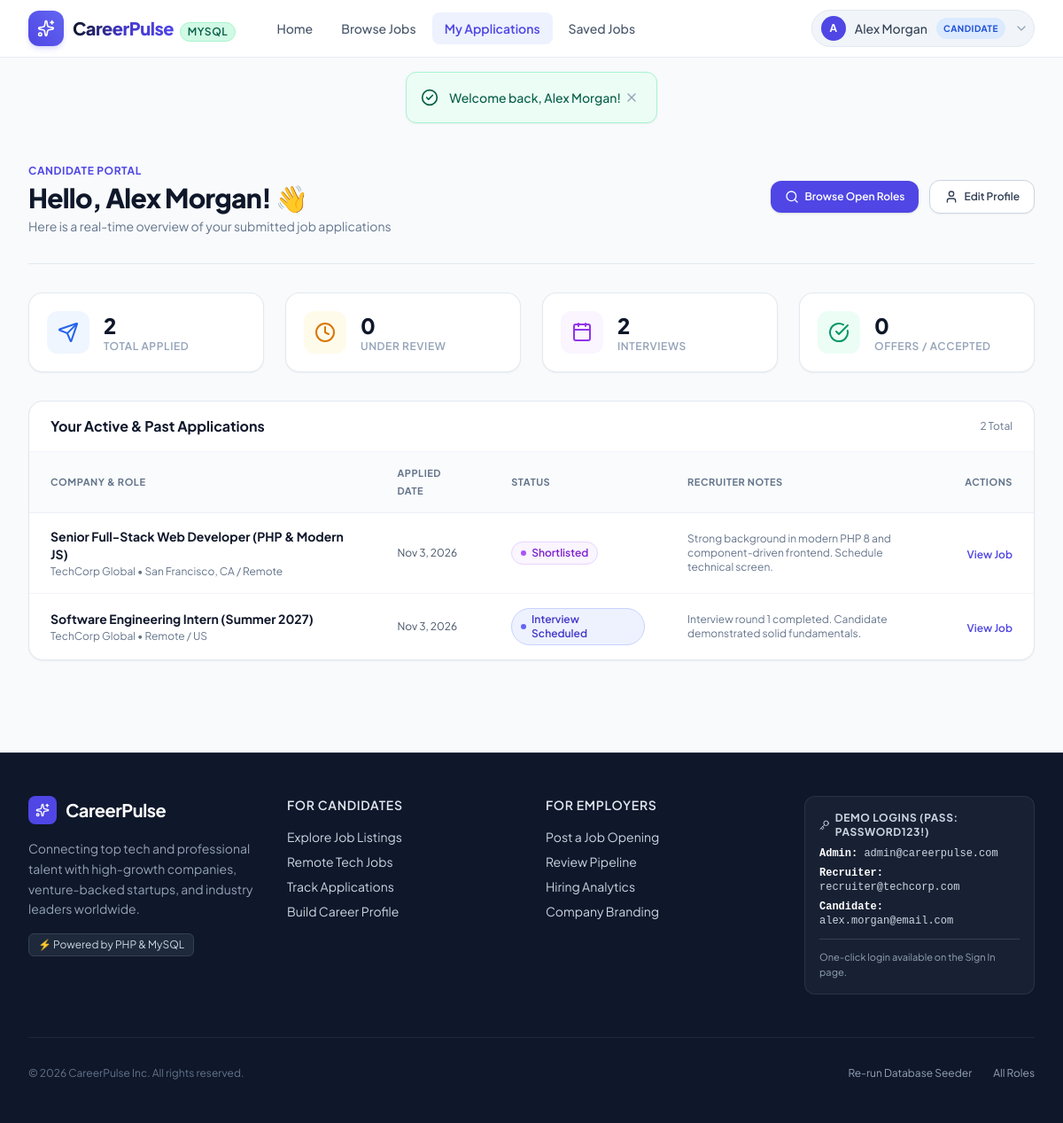
The app's page /candidate/dashboard.php (signed in) with its own data.
### tables this page shows
CREATE TABLE `users` (
    `id` INT AUTO_INCREMENT PRIMARY KEY,
    `name` VARCHAR(100) NOT NULL,
    `email` VARCHAR(150) NOT NULL UNIQUE,
    `password` VARCHAR(255) NOT NULL,
    `role` ENUM('candidate', 'employer', 'admin') DEFAULT 'candidate',
    `phone` VARCHAR(30) NULL,
    `avatar` VARCHAR(255) NULL,
    `created_at` TIMESTAMP DEFAULT CURRENT_TIMESTAMP,
    `updated_at` TIMESTAMP DEFAULT CURRENT_TIMESTAMP ON UPDATE CURRENT_TIMESTAMP
);

CREATE TABLE `applications` (
    `id` INT AUTO_INCREMENT PRIMARY KEY,
    `job_id` INT NOT NULL,
    `candidate_id` INT NOT NULL,
    `resume_path` VARCHAR(255) NOT NULL,
    `cover_note` TEXT NULL,
    `status` ENUM('pending', 'under_review', 'shortlisted', 'interview', 'accepted', 'rejected') DEFAULT 'pending',
    `employer_notes` TEXT NULL,
    `applied_at` TIMESTAMP DEFAULT CURRENT_TIMESTAMP,
    `updated_at` TIMESTAMP DEFAULT CURRENT_TIMESTAMP ON UPDATE CURRENT_TIMESTAMP,
    UNIQUE KEY `unique_user_job` (`job_id`, `candidate_id`),
    FOREIGN KEY (`job_id`) REFERENCES `jobs`(`id`) ON DELETE CASCADE,
    FOREIGN KEY (`candidate_id`) REFERENCES `users`(`id`) ON DELETE CASCADE
);

CREATE TABLE `jobs` (
    `id` INT AUTO_INCREMENT PRIMARY KEY,
    `employer_id` INT NOT NULL,
    `category_id` INT NOT NULL,
    `title` VARCHAR(200) NOT NULL,
    `slug` VARCHAR(220) NULL,
    `job_type` ENUM('full-time', 'part-time', 'contract', 'remote', 'internship') DEFAULT 'full-time',
    `experience_level` ENUM('entry', 'mid', 'senior', 'lead', 'executive') DEFAULT 'entry',
    `location` VARCHAR(150) NOT NULL,
    `is_remote` TINYINT(1) DEFAULT 0,
    `salary_min` INT NULL,
    `salary_max` INT NULL,
    `salary_currency` VARCHAR(10) DEFAULT 'USD',
    `description` MEDIUMTEXT NOT NULL,
    `requirements` MEDIUMTEXT NULL,
    `benefits` TEXT NULL,
    `status` ENUM('active', 'paused', 'closed') DEFAULT 'active',
    `is_featured` TINYINT(1) DEFAULT 0,
    `deadline` DATE NULL,
    `created_at` TIMESTAMP DEFAULT CURRENT_TIMESTAMP,
    `updated_at` TIMESTAMP DEFAULT CURRENT_TIMESTAMP ON UPDATE CURRENT_TIMESTAMP,
    FOREIGN KEY (`employer_id`) REFERENCES `users`(`id`) ON DELETE CASCADE,
    FOREIGN KEY (`category_id`) REFERENCES `categories`(`id`) ON DELETE RESTRICT
);

CREATE TABLE `employer_profiles` (
    `id` INT AUTO_INCREMENT PRIMARY KEY,
    `user_id` INT NOT NULL UNIQUE,
    `company_name` VARCHAR(150) NOT NULL,
    `industry` VARCHAR(100) NULL,
    `company_size` VARCHAR(50) NULL,
    `website` VARCHAR(255) NULL,
    `location` VARCHAR(150) NULL,
    `about` TEXT NULL,
    `logo_url` VARCHAR(255) NULL,
    `created_at` TIMESTAMP DEFAULT CURRENT_TIMESTAMP,
    FOREIGN KEY (`user_id`) REFERENCES `users`(`id`) ON DELETE CASCADE
);

### candidate/dashboard.php (the view, shortened to what the rows shown need)
<?php
require_once __DIR__ . '/../config/database.php';
require_once __DIR__ . '/../includes/helpers.php';
require_once __DIR__ . '/../includes/auth.php';
$user = requireAuth('candidate');
$applications = dbFetchAll("
    SELECT a.*, j.title as job_title, j.location as job_location, j.job_type, ep.company_name, c.name as category_name
    FROM applications a
    JOIN jobs j ON a.job_id = j.id
    JOIN categories c ON j.category_id = c.id
    LEFT JOIN employer_profiles ep ON ep.user_id = j.employer_id
    WHERE a.candidate_id = ?
    ORDER BY a.applied_at DESC
", [$user['id']]);
require_once __DIR__ . '/../includes/header.php';
?>
<div class="max-w-7xl mx-auto px-4 sm:px-6 lg:px-8 py-10">
    <div class="flex flex-col sm:flex-row sm:items-center justify-between gap-4 pb-8 border-b border-slate-200">
        <div>
            <span class="text-xs font-bold uppercase tracking-wider text-brand-600">Candidate Portal</span>
            <h1 class="text-2xl sm:text-3xl font-extrabold text-slate-900 tracking-tight mt-0.5">
                Hello, <?= e($user['name']) ?>! 👋
            </h1>
            <p class="text-sm text-slate-500 mt-1">Here is a real-time overview of your submitted job applications</p>
        </div>
    </div>
    <div class="bg-white rounded-2xl border border-slate-200 shadow-sm overflow-hidden">
        <div class="px-6 py-4 border-b border-slate-100 flex items-center justify-between">
            <h2 class="font-bold text-slate-900 text-base">Your Active &amp; Past Applications</h2>
        </div>
        <?php if (empty($applications)): ?>
            <div class="p-12 text-center">
                <div class="w-12 h-12 rounded-2xl bg-slate-100 text-slate-400 flex items-center justify-center mx-auto mb-3">
                    <i data-lucide="file-question" class="w-6 h-6"></i>
                </div>
                <h3 class="font-bold text-slate-800 text-base">No applications submitted yet</h3>
                <p class="text-xs text-slate-500 mt-1 mb-4">Start exploring exciting opportunities and apply with your resume.</p>
                <a href="<?= baseUrl('jobs.php') ?>" class="inline-flex items-center gap-1.5 px-4 py-2 bg-brand-600 text-white text-xs font-semibold rounded-lg shadow-sm">
                    Browse All Jobs
                </a>
            </div>
        <?php else: ?>
            <div class="overflow-x-auto">
                <table class="w-full text-left text-sm">
                    <thead class="bg-slate-50/80 text-[11px] uppercase tracking-wider text-slate-500 border-b border-slate-200/60 font-semibold">
                        <tr>
                            <th class="px-6 py-3.5">Company &amp; Role</th>
                            <th class="px-6 py-3.5">Applied Date</th>
                            <th class="px-6 py-3.5">Status</th>
                            <th class="px-6 py-3.5">Recruiter Notes</th>
                            <th class="px-6 py-3.5 text-right">Actions</th>
                        </tr>
                    </thead>
                    <tbody class="divide-y divide-slate-100">
                        <?php foreach ($applications as $app): ?>
                            <?php $badge = getStatusBadge($app['status']); ?>
                            <tr class="hover:bg-slate-50/60 transition">
                                <td class="px-6 py-4">
                                    <div class="font-bold text-slate-900">
                                        <a href="<?= baseUrl('job_details.php?id=' . $app['job_id']) ?>" class="hover:text-brand-600">
                                            <?= e($app['job_title']) ?>
                                        </a>
                                    </div>
                                    <div class="text-xs text-slate-500 mt-0.5">
                                        <?= e($app['company_name'] ?? 'Company') ?> &bull; <?= e($app['job_location']) ?>
                                    </div>
                                </td>
                                <td class="px-6 py-4 text-xs text-slate-600">
                                    <?= date('M j, Y', strtotime($app['applied_at'])) ?>
                                </td>
                                <td class="px-6 py-4">
                                    <span class="inline-flex items-center gap-1.5 px-2.5 py-1 rounded-full text-xs font-semibold border <?= $badge['bg'] ?>">
                                        <span class="w-1.5 h-1.5 rounded-full <?= $badge['dot'] ?>"></span>
                                        <?= $badge['label'] ?>
                                    </span>
                                </td>
                                <td class="px-6 py-4 text-xs text-slate-500 max-w-xs">
                                    <?= !empty($app['employer_notes']) ? e($app['employer_notes']) : '<span class="text-slate-400 italic">No notes yet</span>' ?>
                                </td>
                                <td class="px-6 py-4 text-right">
                                    <a href="<?= baseUrl('job_details.php?id=' . $app['job_id']) ?>" class="text-xs font-semibold text-brand-600 hover:text-brand-700 hover:underline">
                                        View Job
                                    </a>
                                </td>
                            </tr>
                        <?php endforeach; ?>
                    </tbody>
                </table>
            </div>
        <?php endif; ?>
    </div>
</div>
<?php require_once __DIR__ . '/../includes/footer.php'; ?>

### includes/header.php (shortened to what the rows shown need)
<?php
require_once __DIR__ . '/../config/database.php';
require_once __DIR__ . '/helpers.php';
require_once __DIR__ . '/auth.php';
$user = currentUser();
?>
<!DOCTYPE html>
<html lang="en" class="h-full bg-slate-50 text-slate-900 antialiased">
<head>
    <script src="https://cdn.tailwindcss.com"></script>
</head>
<body class="flex flex-col min-h-screen bg-slate-50 font-sans selection:bg-brand-500 selection:text-white">
<header class="sticky top-0 z-50 glass-nav border-b border-slate-200/80 transition-all">
    <div class="max-w-7xl mx-auto px-4 sm:px-6 lg:px-8">
        <div class="flex items-center justify-between h-16">
            <div class="flex items-center gap-3">
                <?php if ($user): ?>
                    <div class="relative group">
                        <button class="flex items-center gap-2.5 p-1.5 pl-2.5 rounded-full bg-slate-100 hover:bg-slate-200/80 transition text-slate-700 font-medium text-sm border border-slate-200">
                            <span class="w-7 h-7 rounded-full bg-brand-600 text-white text-xs font-bold flex items-center justify-center">
                                <?= strtoupper(substr($user['name'], 0, 1)) ?>
                            </span>
                            <span class="hidden sm:inline max-w-[120px] truncate"><?= e($user['name']) ?></span>
                            <span class="text-[10px] uppercase font-bold tracking-wider px-2 py-0.5 rounded-full <?= $user['role'] === 'employer' ? 'bg-purple-100 text-purple-700' : ($user['role'] === 'admin' ? 'bg-rose-100 text-rose-700' : 'bg-blue-100 text-blue-700') ?>">
                                <?= e($user['role']) ?>
                            </span>
                            <i data-lucide="chevron-down" class="w-4 h-4 text-slate-400"></i>
                        </button>
                    </div>
                <?php endif; ?>
            </div>
        </div>
    </div>
</header>
<main class="flex-grow">

### records on screen
users: name "A", name "Alex Morgan", role "CANDIDATE"
applications: job.title "Senior Full-Stack Web Developer (PHP & Modern JS)", employer_profiles.company_name "TechCorp Global", job.location "San Francisco, CA / Remote", applied_at "Nov 3, 2026", status "Shortlisted", employer_notes "Strong background in modern PHP 8 and component-driven frontend. Schedule technical screen."
applications: job.title "Software Engineering Intern (Summer 2027)", employer_profiles.company_name "TechCorp Global", job.location "Remote / US", applied_at "Nov 3, 2026", status "Interview Scheduled", employer_notes "Interview round 1 completed. Candidate demonstrated solid fundamentals."

### other values on screen
$activeDriver "MYSQL"
$flash['message'] "Welcome back, Alex Morgan!"
$totalApplied "2"
$inReview "0"
$interviews "2"
$accepted "0"
